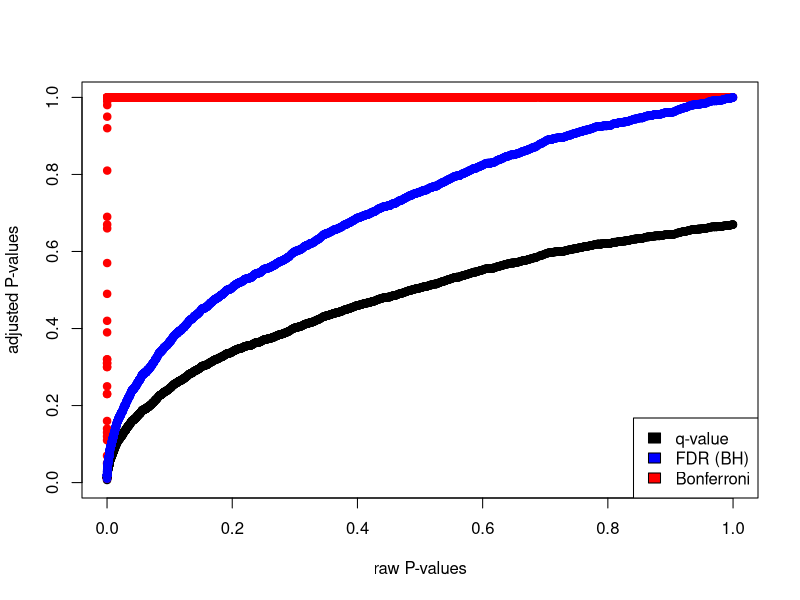

Generate this figure with R:
## ---- chunk 1
library(qvalue)
data(hedenfalk)

qvalues <- qvalue(hedenfalk$p)$q
bonf.pval=p.adjust(hedenfalk$p,method ="bonferroni")
fdr.adj.pval=p.adjust(hedenfalk$p,method ="fdr")

plot(hedenfalk$p,qvalues,pch=19,ylim=c(0,1),
     xlab="raw P-values",ylab="adjusted P-values")
points(hedenfalk$p,bonf.pval,pch=19,col="red")
points(hedenfalk$p,fdr.adj.pval,pch=19,col="blue")
legend("bottomright",legend=c("q-value","FDR (BH)","Bonferroni"),
       fill=c("black","blue","red"))
